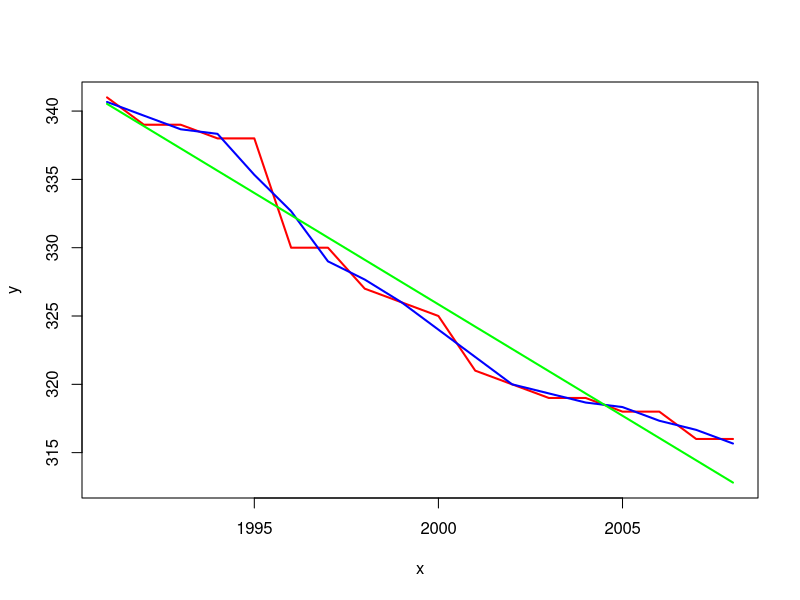

Write the R code that produced this figure.
dat<-read.table("input.txt")
t<-as.numeric(dat[,1])
x<-as.numeric(c(dat[,2]))
t
x
f<-as.data.frame(dat)
f
n<-length(x)
n
averageLevel<-mean(x)
averageLevel
for( i in 1:n) if ( x[i] < averageLevel ) f[i,3] = 0 else f[i,3] = 1
f
lowbound<-(n+1-3*sqrt(n-1))/2
upperbound<-(n+1+3*sqrt(n-1))/2
lowbound
upperbound
counter = 1
for (i in 2:n) {
  if (f[i,3] != f[i-1,3]) counter = counter + 1
} 
counter
f[1,4]=(5*f[1,2]+2*f[2,2]-f[3,2])/6
f[n,4]=(5*f[n,2]+2*f[n-1,2]-f[n-2,2])/6
for ( i in 3:n-1 ) f[i, 4]=(x[i-1]+x[i]+x[i+1])/3
f
mid = 0
if (n %% 2 == 0) {
  mid = n/2
  f[1, 5] = -mid*2+1
  for ( j in 2:n ) if (f[j-1,5] != -1) f[j,5]=f[j-1,5]+2 else f[j,5] = 1
} else {
  mid = n%/%2
  f[1, 5] = -mid
  for ( j in 2:n ) f[j,5]=f[j-1,5]+1
}
  


for ( j in 1:n ) f[j,6]=f[j,5]*f[j,5]
for ( j in 1:n ) f[j,7]=f[j,2]*f[j,5]
f
a0<-sum(f[,2]) / n
a1<-sum(f[,7])/sum(f[,6])
a0
a1
for ( j in 1:n ) f[j,8]=f[j,5]*a1 + a0
f
o = f[n,5]+1
forecast <- a1*o+ a0
forecast
x<-as.numeric(f[,1])
y<-as.numeric(f[,2])
z<-as.numeric(f[,4])
u<-as.numeric(f[,8])

plot(x, y, ylim=range(c(y,z, u)), type="l", col="red", lwd = 2)
par(new = TRUE)

plot(x, z, ylim=range(c(y,z,u)), axes = FALSE, type="l",  col="blue", xlab = "", ylab = "", lwd = 2)
par(new = TRUE)

plot(x, u, ylim=range(c(y,z,u)), axes = FALSE, type="l",  col="green", xlab = "", ylab = "", lwd = 2)

